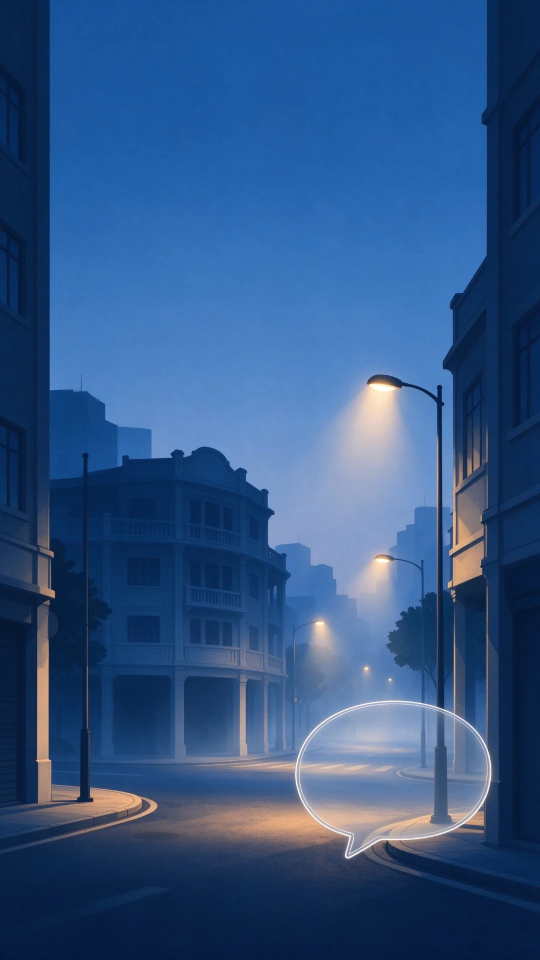
#> input picture assets/splash/a8_9x16.webp, 1080 x 1920 px, found by its file name (shown at 1/2 size)
$ python splash_probe2.py
#> lines starting #> are read from the running program, lines starting #| are printed output that depends on the picture; after the words box and inside, x2 and y2 are one past the last pixel; in counts of white or black regions, pixels touching at a corner belong together
# -*- coding: utf-8 -*-
"""
splash_probe2.py —— 定位字标带的上下边界（找与角色之间的「空白谷」），并把字标裁出来存 PNG 供目视。
"""
import numpy as np
from PIL import Image

P = r"D:/写作工具/知识管理/01-Projects-项目/求职与作品集/03-作品集/Sinoky/sinoky-app/assets/splash/a8_9x16.webp"
OUT = r"D:/写作工具/知识管理/01-Projects-项目/求职与作品集/03-作品集/Sinoky/sinoky-app/_internal/fix-2026-09-23/_probe_lockup.png"

im = Image.open(P).convert("RGB")
#> im is the input picture: PIL image 1080x1920 RGB; mean R, G, B 48.5, 84.8, 133.1
a = np.asarray(im, dtype=np.int16)
H, W, _ = a.shape
#> H = 1920; W = 1080
r, g, b = a[:, :, 0], a[:, :, 1], a[:, :, 2]
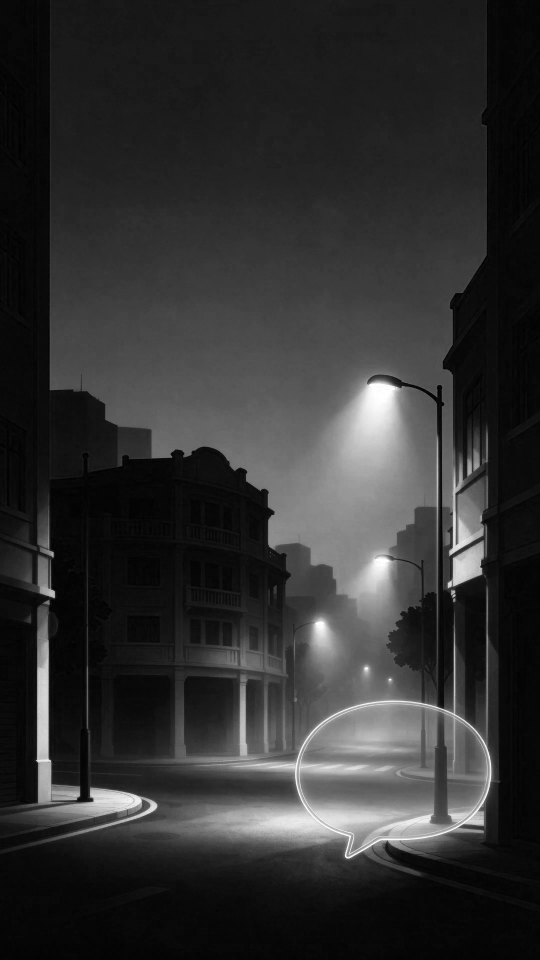
#> r: shape (1920, 1080) int16 (shown at 1/2 size); min 0, max 255, mean 48.5
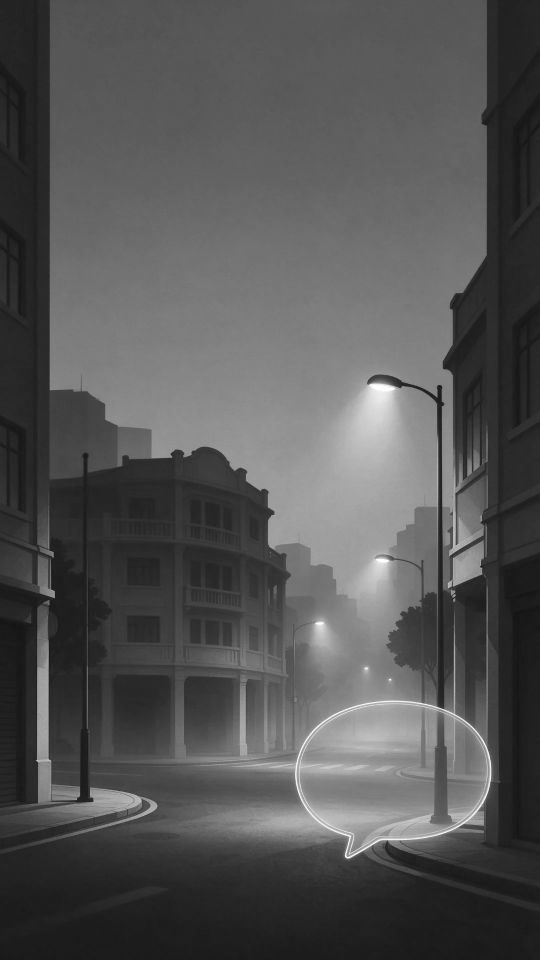
#> g: shape (1920, 1080) int16 (shown at 1/2 size); min 12, max 255, mean 84.8
mx, mn = a.max(axis=2), a.min(axis=2)
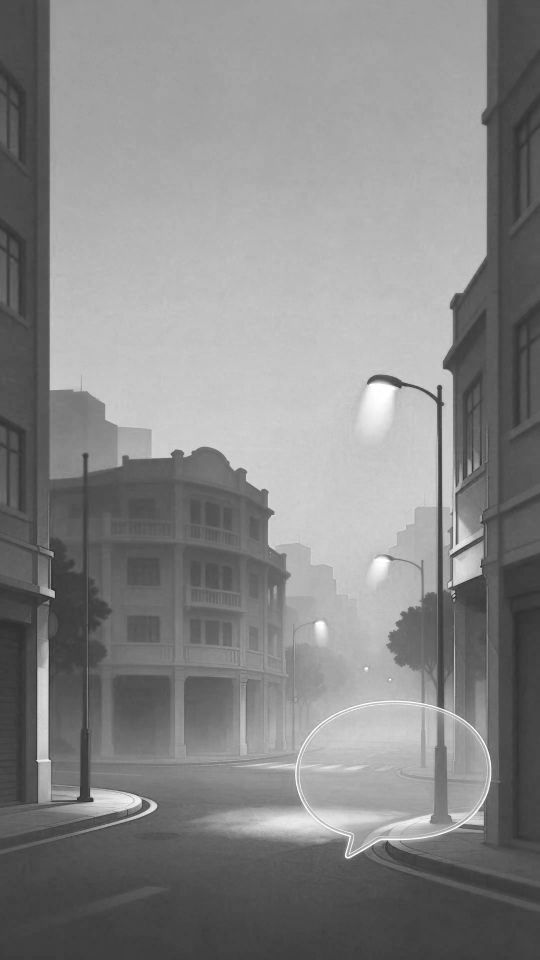
#> mx: shape (1920, 1080) int16 (shown at 1/2 size); min 20, max 255, mean 134.7
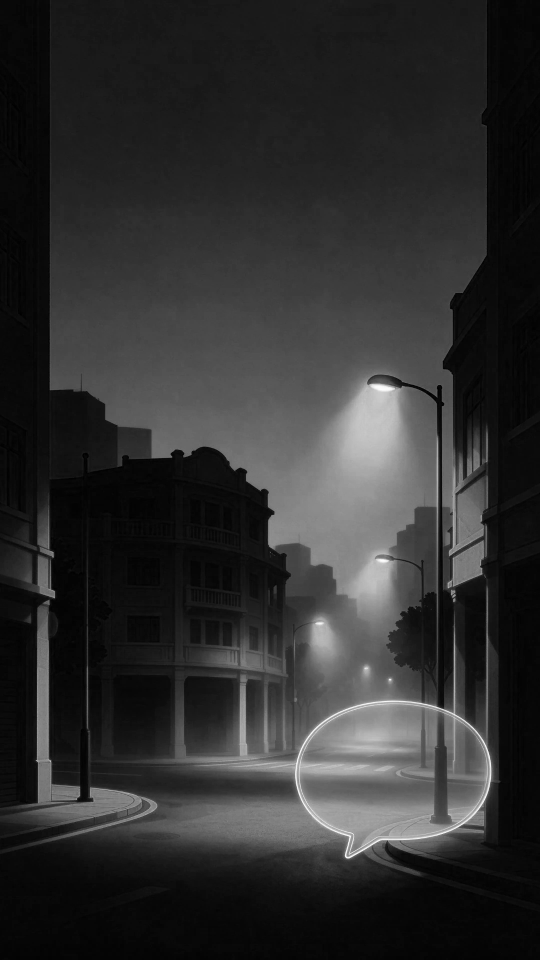
#> mn: shape (1920, 1080) int16 (shown at 1/2 size); min 0, max 255, mean 46.8
teal = ((g - r) > 6) & (b > r)
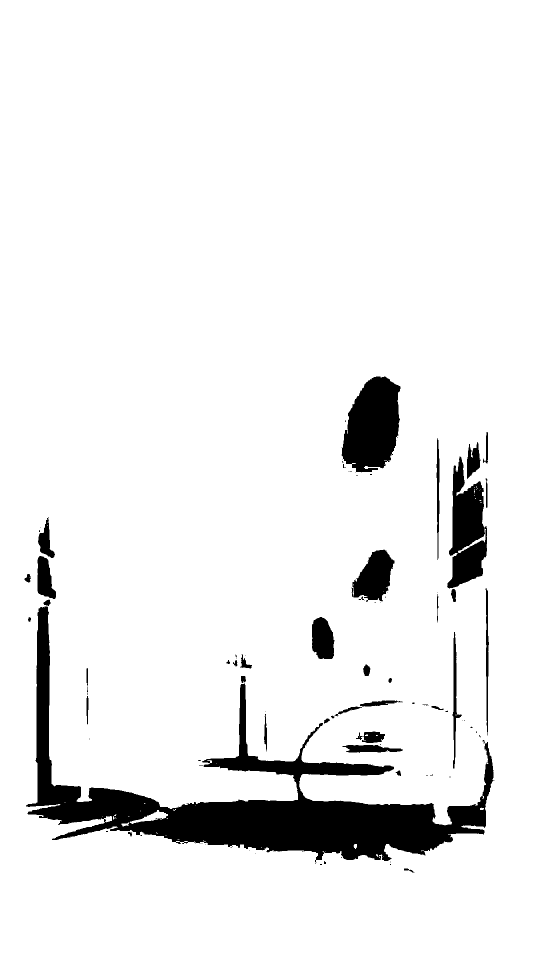
#> teal: shape (1920, 1080) bool (shown at 1/2 size); 92.9% white; 107 black regions (69 under 20 px), largest, box (x1, y1, x2, y2) and area: (52, 1213, 987, 1725) 95823, (683, 753, 801, 945) 16480, (894, 913, 974, 1177) 12645
red = ((r - b) > 22) & ((r - g) > 12) & (r > 60)
#> red: shape (1920, 1080) bool; 2.6% white; 44 white regions (16 under 20 px), largest, box (x1, y1, x2, y2) and area: (397, 1613, 697, 1687) 13255, (73, 1273, 160, 1608) 8108, (101, 1577, 315, 1660) 6650
white = (mn > 170) & ((mx - mn) < 55)
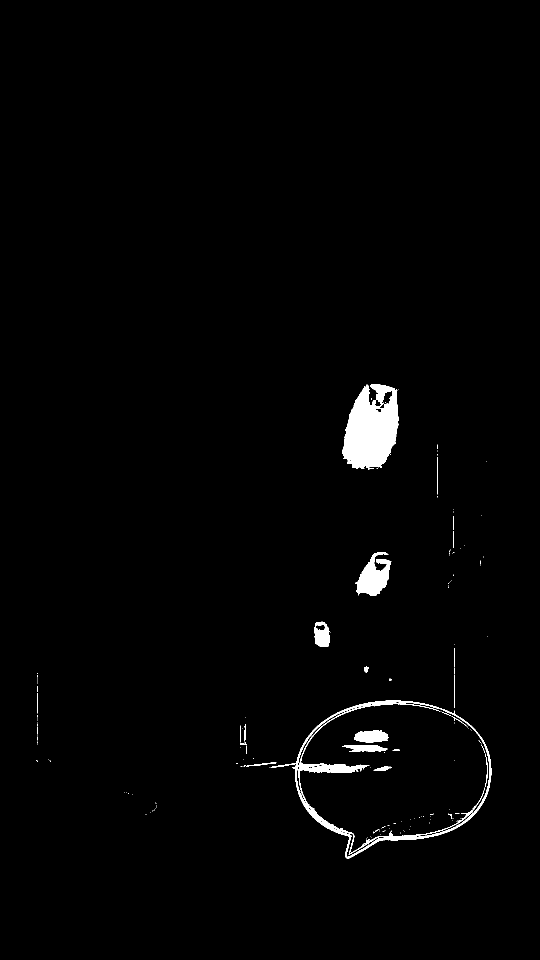
#> white: shape (1920, 1080) bool (shown at 1/2 size); 1.5% white; 162 white regions (140 under 20 px), largest, box (x1, y1, x2, y2) and area: (684, 768, 797, 938) 13676, (541, 1401, 983, 1717) 8391, (713, 1104, 782, 1192) 3500
lock = (red | white) & ~teal
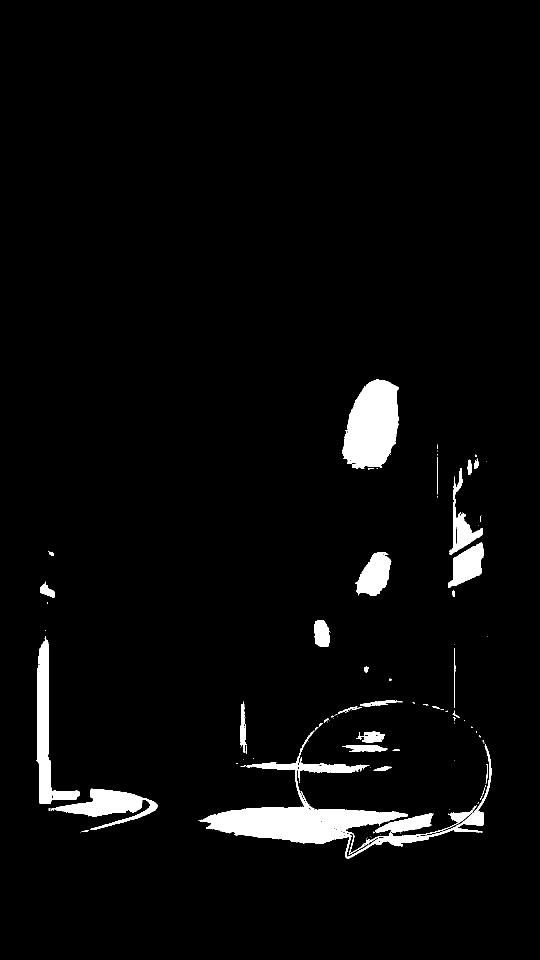
#> lock: shape (1920, 1080) bool (shown at 1/2 size); 3.7% white; 112 white regions (80 under 20 px), largest, box (x1, y1, x2, y2) and area: (397, 1454, 983, 1717) 27247, (684, 759, 798, 938) 15032, (73, 1273, 160, 1608) 8110

print("=== 逐行「红|白 非青瓷」像素数（每 10 行）y=0..1020 ===")
rows = lock.sum(axis=1)
#> rows = 1920 values, max 529 at index 1627, min 0 at index 0, mean 39.59
for y in range(0, 1020, 10):
    n = int(rows[y])
    print(" %4d %5d %s" % (y, n, "#" * min(70, n // 12)))
#> this loop made 102 passes
#|     0     0
#|    10     0
#|    20     0
#|    30     0
#|    40     0
#|    50     0
#|    60     0
#|    70     0
#> (further printed lines are left out)
